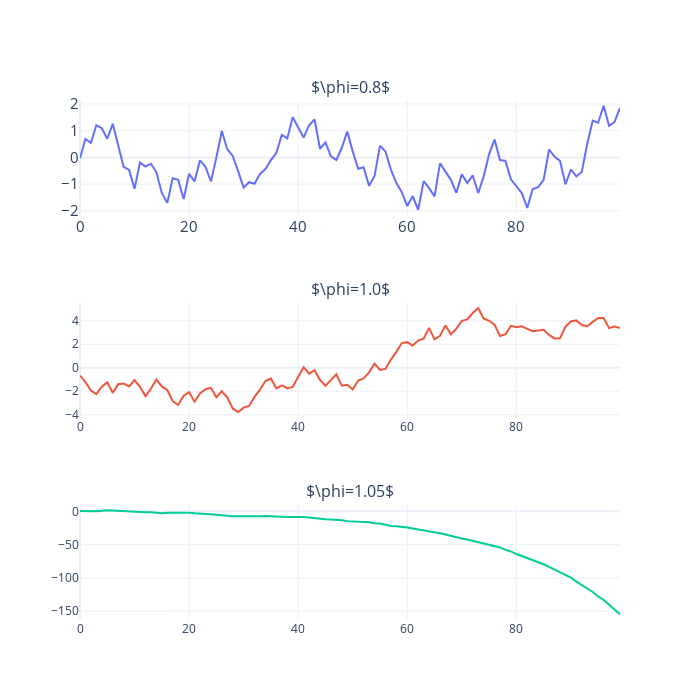

Notebook source saved alongside this figure:
### Code cell
import plotly.graph_objects as go
from plotly.subplots import make_subplots

fig = make_subplots(
    rows=3, cols=1, subplot_titles=("$\phi=0.8$", "$\phi=1.0$", "$\phi=1.05$")
)

fig.append_trace(
    go.Scatter(
        x=np.arange(length),
        y=generate_autoregressive_series(length, phi=0.8),
    ),
    row=1,
    col=1,
)

fig.append_trace(
    go.Scatter(
        x=np.arange(length),
        y=generate_autoregressive_series(length, phi=1.0),
    ),
    row=2,
    col=1,
)

fig.append_trace(
    go.Scatter(x=np.arange(length), y=generate_autoregressive_series(length, phi=1.05)),
    row=3,
    col=1,
)


fig.update_layout(
    height=700,
    width=700,
    showlegend=False,
    yaxis=dict(
        titlefont=dict(size=15),
        tickfont=dict(size=15),
    ),
    xaxis=dict(
        titlefont=dict(size=15),
        tickfont=dict(size=15),
    ),
)
fig.write_image("imgs/chapter_6/ar_series_phi.png")
fig.show()

### Figure 1 — Plotly figure (JSON) as saved in the notebook; plotly's stock layout.template omitted (floating-point values rounded to 4 significant figures)
{"data": [{"type": "scatter", "x": [0, 1, 2, 3, 4, 5, 6, 7, 8, 9, 10, 11, 12, 13, 14, 15, 16, 17, 18, 19, 20, 21, 22, 23, 24, 25, 26, 27, 28, 29, 30, 31, 32, 33, 34, 35, 36, 37, 38, 39, 40, 41, 42, 43, 44, 45, 46, 47, 48, 49, 50, 51, 52, 53, 54, 55, 56, 57, 58, 59, 60, 61, 62, 63, 64, 65, 66, 67, 68, 69, 70, 71, 72, 73, 74, 75, 76, 77, 78, 79, 80, 81, 82, 83, 84, 85, 86, 87, 88, 89, 90, 91, 92, 93, 94, 95, 96, 97, 98, 99], "xaxis": "x", "y": [-0.03597, 0.6901, 0.5407, 1.204, 1.09, 0.6987, 1.255, 0.4358, -0.3561, -0.469, -1.18, -0.1931, -0.3425, -0.2363, -0.5502, -1.331, -1.703, -0.7857, -0.8422, -1.557, -0.6137, -0.9015, -0.1089, -0.3508, -0.9025, -0.008665, 0.9891, 0.3053, 0.05481, -0.5246, -1.133, -0.9294, -0.9904, -0.6179, -0.4392, -0.1047, 0.1708, 0.847, 0.7098, 1.505, 1.11, 0.7416, 1.205, 1.42, 0.3227, 0.5572, 0.03501, -0.09803, 0.3597, 0.9688, 0.225, -0.4278, -0.3708, -1.066, -0.6946, 0.439, 0.2183, -0.4583, -0.9597, -1.303, -1.824, -1.448, -1.962, -0.8892, -1.152, -1.46, -0.2216, -0.5078, -0.8405, -1.327, -0.636, -0.9593, -0.6713, -1.336, -0.7192, 0.113, 0.6666, -0.1004, -0.1308, -0.8246, -1.089, -1.338, -1.89, -1.187, -1.114, -0.8378, 0.2956, 0.02266, -0.1308, -1.008, -0.454, -0.7128, -0.5372, 0.5132, 1.374, 1.295, 1.932, 1.178, 1.325, 1.854], "yaxis": "y"}, {"type": "scatter", "x": [0, 1, 2, 3, 4, 5, 6, 7, 8, 9, 10, 11, 12, 13, 14, 15, 16, 17, 18, 19, 20, 21, 22, 23, 24, 25, 26, 27, 28, 29, 30, 31, 32, 33, 34, 35, 36, 37, 38, 39, 40, 41, 42, 43, 44, 45, 46, 47, 48, 49, 50, 51, 52, 53, 54, 55, 56, 57, 58, 59, 60, 61, 62, 63, 64, 65, 66, 67, 68, 69, 70, 71, 72, 73, 74, 75, 76, 77, 78, 79, 80, 81, 82, 83, 84, 85, 86, 87, 88, 89, 90, 91, 92, 93, 94, 95, 96, 97, 98, 99], "xaxis": "x2", "y": [-0.666, -1.234, -1.937, -2.253, -1.613, -1.248, -2.144, -1.412, -1.352, -1.599, -1.055, -1.625, -2.415, -1.793, -1.001, -1.591, -1.89, -2.859, -3.163, -2.387, -2.079, -2.895, -2.201, -1.837, -1.717, -2.517, -2.004, -2.53, -3.471, -3.773, -3.4, -3.254, -2.476, -1.873, -1.133, -0.9212, -1.754, -1.504, -1.743, -1.631, -0.7946, 0.04695, -0.4981, -0.2068, -1.039, -1.531, -1.057, -0.5553, -1.531, -1.459, -1.855, -1.086, -0.9128, -0.3938, 0.3434, -0.1926, -0.1034, 0.6927, 1.352, 2.101, 2.178, 1.896, 2.31, 2.484, 3.399, 2.416, 2.71, 3.606, 2.842, 3.327, 3.992, 4.12, 4.664, 5.089, 4.196, 3.999, 3.672, 2.706, 2.85, 3.569, 3.443, 3.534, 3.305, 3.105, 3.166, 3.226, 2.8, 2.498, 2.511, 3.509, 3.943, 4.034, 3.633, 3.539, 3.904, 4.237, 4.234, 3.372, 3.502, 3.385], "yaxis": "y2"}, {"type": "scatter", "x": [0, 1, 2, 3, 4, 5, 6, 7, 8, 9, 10, 11, 12, 13, 14, 15, 16, 17, 18, 19, 20, 21, 22, 23, 24, 25, 26, 27, 28, 29, 30, 31, 32, 33, 34, 35, 36, 37, 38, 39, 40, 41, 42, 43, 44, 45, 46, 47, 48, 49, 50, 51, 52, 53, 54, 55, 56, 57, 58, 59, 60, 61, 62, 63, 64, 65, 66, 67, 68, 69, 70, 71, 72, 73, 74, 75, 76, 77, 78, 79, 80, 81, 82, 83, 84, 85, 86, 87, 88, 89, 90, 91, 92, 93, 94, 95, 96, 97, 98, 99], "xaxis": "x3", "y": [0.6618, 0.4732, -0.3902, 0.1822, 0.7812, 1.709, 1.43, 0.8415, 0.3137, -0.1454, -0.005056, -0.9546, -1.425, -1.418, -2.214, -2.912, -2.252, -1.925, -1.476, -1.516, -1.936, -3.014, -4.044, -4.009, -4.466, -5.502, -6.125, -6.712, -7.262, -7.481, -7.523, -7.376, -7.824, -7.266, -7.04, -7.747, -8.319, -8.088, -8.31, -7.817, -8.44, -8.298, -9.468, -10.28, -11.47, -11.9, -12.28, -12.67, -13.2, -14.67, -14.91, -15.21, -16.46, -16.47, -17.95, -18.2, -19.99, -21.97, -22.51, -22.79, -24.16, -25.69, -26.96, -28.62, -30.03, -31.81, -32.91, -34.9, -37.08, -39.18, -40.86, -42.32, -44.32, -45.64, -47.58, -50.33, -52.02, -54.2, -57.84, -60.21, -64.13, -67.05, -69.64, -72.95, -76.07, -79.49, -83.43, -87.57, -91.33, -95.1, -99.7, -105.6, -110.7, -115.9, -121.1, -127.8, -133.2, -140.4, -147.9, -154.5], "yaxis": "y3"}], "layout": {"annotations": [{"font": {"size": 16}, "showarrow": false, "text": "$\\phi=0.8$", "x": 0.5, "xanchor": "center", "xref": "paper", "y": 1, "yanchor": "bottom", "yref": "paper"}, {"font": {"size": 16}, "showarrow": false, "text": "$\\phi=1.0$", "x": 0.5, "xanchor": "center", "xref": "paper", "y": 0.6111, "yanchor": "bottom", "yref": "paper"}, {"font": {"size": 16}, "showarrow": false, "text": "$\\phi=1.05$", "x": 0.5, "xanchor": "center", "xref": "paper", "y": 0.2222, "yanchor": "bottom", "yref": "paper"}], "height": 700, "showlegend": false, "width": 700, "xaxis": {"anchor": "y", "domain": [0, 1], "tickfont": {"size": 15}, "title": {"font": {"size": 15}}}, "xaxis2": {"anchor": "y2", "domain": [0, 1]}, "xaxis3": {"anchor": "y3", "domain": [0, 1]}, "yaxis": {"anchor": "x", "domain": [0.7778, 1], "tickfont": {"size": 15}, "title": {"font": {"size": 15}}}, "yaxis2": {"anchor": "x2", "domain": [0.3889, 0.6111]}, "yaxis3": {"anchor": "x3", "domain": [0, 0.2222]}}}
